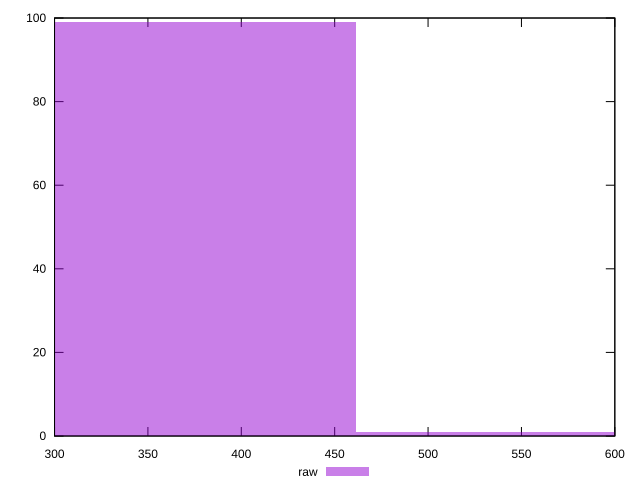

Here is the gnuplot script that generated this plot:
reset

$raw <<EOF
369.0109868572839 99
553.5164802859258 1
EOF

set key outside below
set boxwidth 184.50549342864196
set xrange [300:600]
set yrange [0:100]
set trange [0:100]
set style fill transparent solid 0.5 noborder
set terminal svg size 640, 490 enhanced background rgb 'white'
set output "reports/report_00030_2021-02-24T20-42-31.540Z/unused-css-rules/samples/astro/raw/histogram.svg"

plot $raw title "raw" with boxes

reset
